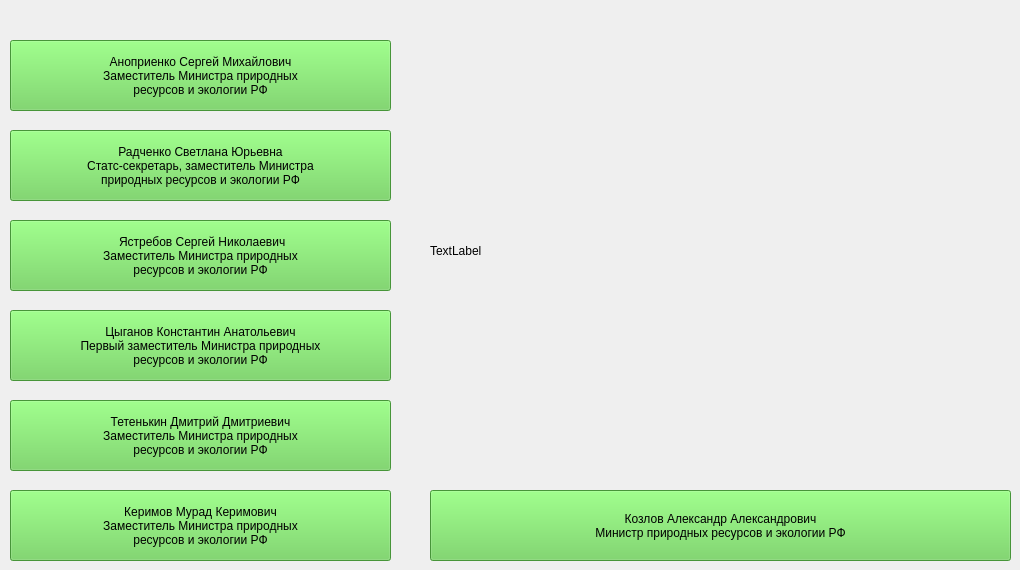
    <widget class="QWidget" name="main_page_all_people">
     <widget class="QLabel" name="label_cozlov_image">
      <property name="geometry">
       <rect>
        <x>430</x>
        <y>40</y>
        <width>581</width>
        <height>421</height>
       </rect>
      </property>
      <property name="minimumSize">
       <size>
        <width>381</width>
        <height>248</height>
       </size>
      </property>
      <property name="maximumSize">
       <size>
        <width>581</width>
        <height>421</height>
       </size>
      </property>
      <property name="styleSheet">
       <string notr="true"/>
      </property>
      <property name="text">
       <string>TextLabel</string>
      </property>
     </widget>
     <widget class="QPushButton" name="btn_cozlov">
      <property name="geometry">
       <rect>
        <x>430</x>
        <y>490</y>
        <width>581</width>
        <height>71</height>
       </rect>
      </property>
      <property name="styleSheet">
       <string notr="true">font: 14pt &quot;Times New Roman&quot;;
background-color: rgb(100, 209, 80);</string>
      </property>
      <property name="text">
       <string>Козлов Александр Александрович 
Министр природных ресурсов и экологии РФ</string>
      </property>
      <attribute name="buttonGroup">
       <string notr="true">buttonGroup_all_people</string>
      </attribute>
     </widget>
     <widget class="QPushButton" name="btn_tsiganov">
      <property name="geometry">
       <rect>
        <x>10</x>
        <y>310</y>
        <width>381</width>
        <height>71</height>
       </rect>
      </property>
      <property name="styleSheet">
       <string notr="true">font: 12pt &quot;Times New Roman&quot;;
background-color: rgb(100, 209, 80);</string>
      </property>
      <property name="text">
       <string>Цыганов Константин Анатольевич
Первый заместитель Министра природных
ресурсов и экологии РФ</string>
      </property>
      <attribute name="buttonGroup">
       <string notr="true">buttonGroup_all_people</string>
      </attribute>
     </widget>
     <widget class="QPushButton" name="btn_anoprienko">
      <property name="geometry">
       <rect>
        <x>10</x>
        <y>40</y>
        <width>381</width>
        <height>71</height>
       </rect>
      </property>
      <property name="styleSheet">
       <string notr="true">font: 12pt &quot;Times New Roman&quot;;
background-color: rgb(100, 209, 80);</string>
      </property>
      <property name="text">
       <string>Аноприенко Сергей Михайлович
Заместитель Министра природных
ресурсов и экологии РФ</string>
      </property>
      <attribute name="buttonGroup">
       <string notr="true">buttonGroup_all_people</string>
      </attribute>
     </widget>
     <widget class="QPushButton" name="btn_tetenkin">
      <property name="geometry">
       <rect>
        <x>10</x>
        <y>400</y>
        <width>381</width>
        <height>71</height>
       </rect>
      </property>
      <property name="styleSheet">
       <string notr="true">font: 12pt &quot;Times New Roman&quot;;
background-color: rgb(100, 209, 80);</string>
      </property>
      <property name="text">
       <string>Тетенькин Дмитрий Дмитриевич
Заместитель Министра природных
ресурсов и экологии РФ</string>
      </property>
      <attribute name="buttonGroup">
       <string notr="true">buttonGroup_all_people</string>
      </attribute>
     </widget>
     <widget class="QPushButton" name="btn_radchenko">
      <property name="geometry">
       <rect>
        <x>10</x>
        <y>130</y>
        <width>381</width>
        <height>71</height>
       </rect>
      </property>
      <property name="styleSheet">
       <string notr="true">font: 12pt &quot;Times New Roman&quot;;
background-color: rgb(100, 209, 80);</string>
      </property>
      <property name="text">
       <string>Радченко Светлана Юрьевна
Статс-секретарь, заместитель Министра
природных ресурсов и экологии РФ</string>
      </property>
      <attribute name="buttonGroup">
       <string notr="true">buttonGroup_all_people</string>
      </attribute>
     </widget>
     <widget class="QPushButton" name="btn_kerimov">
      <property name="geometry">
       <rect>
        <x>10</x>
        <y>490</y>
        <width>381</width>
        <height>71</height>
       </rect>
      </property>
      <property name="styleSheet">
       <string notr="true">font: 12pt &quot;Times New Roman&quot;;
background-color: rgb(100, 209, 80);</string>
      </property>
      <property name="text">
       <string>Керимов Мурад Керимович
Заместитель Министра природных
ресурсов и экологии РФ</string>
      </property>
      <attribute name="buttonGroup">
       <string notr="true">buttonGroup_all_people</string>
      </attribute>
     </widget>
     <widget class="QPushButton" name="btn_yastrebov">
      <property name="geometry">
       <rect>
        <x>10</x>
        <y>220</y>
        <width>381</width>
        <height>71</height>
       </rect>
      </property>
      <property name="styleSheet">
       <string notr="true">font: 12pt &quot;Times New Roman&quot;;
background-color: rgb(100, 209, 80);</string>
      </property>
      <property name="text">
       <string> Ястребов Сергей Николаевич
Заместитель Министра природных
ресурсов и экологии РФ</string>
      </property>
      <attribute name="buttonGroup">
       <string notr="true">buttonGroup_all_people</string>
      </attribute>
     </widget>
    </widget>
